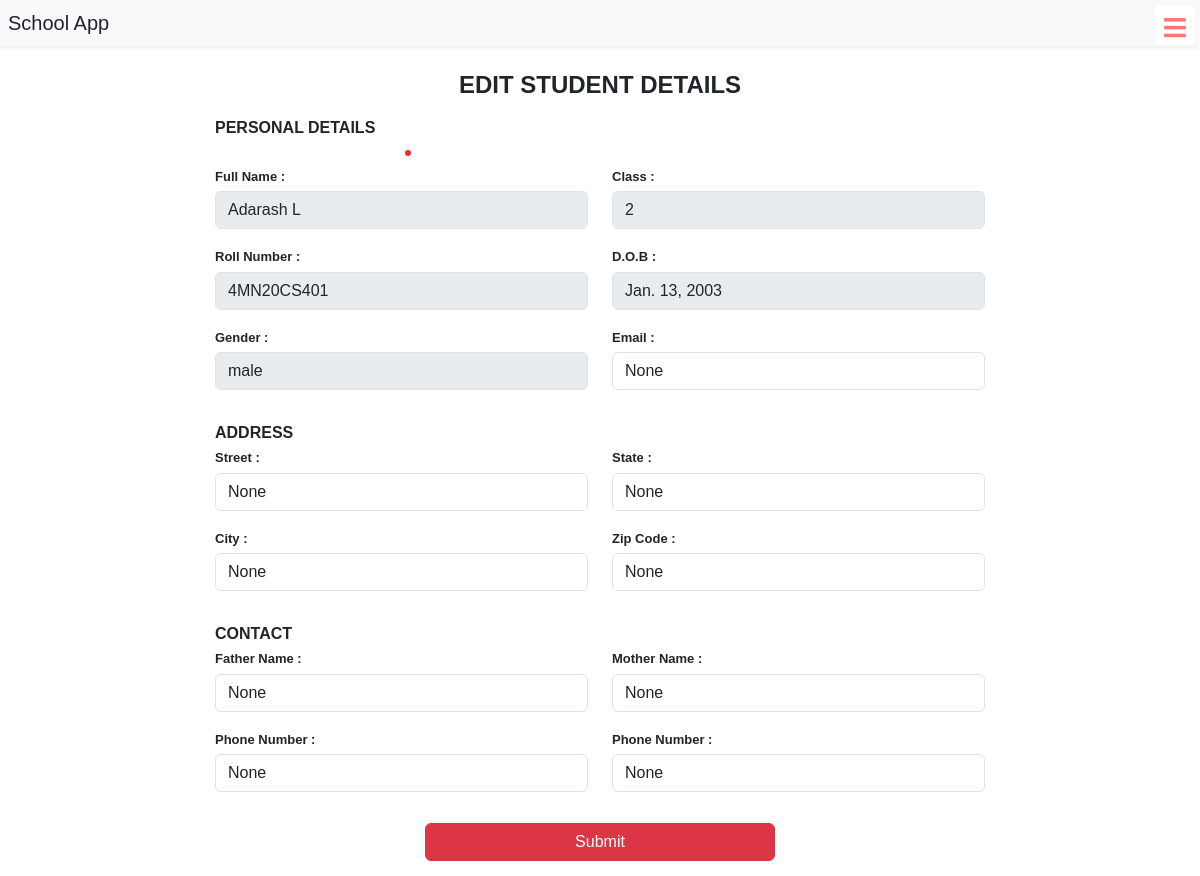
The app's page /edit/profile/16 (signed in) with its own data.
### schoolapp/models.py (models this page shows, shortened)
class StudentDetails(models.Model):
    user_id = models.IntegerField(blank = True, null=True)
    profile_image = models.ImageField(upload_to='media/profile',blank=True,null=True)
    student = models.OneToOneField(User, on_delete=models.CASCADE)
    full_name = models.CharField(max_length=100)
    roll_no = models.CharField(max_length=100)
    stu_class = models.IntegerField()
    date_of_birth = models.DateField( blank=True, null=True)
    gender = models.CharField(max_length=10,blank=True, null=True)
    street = models.CharField(max_length=100, blank=True, null=True )
    city = models.CharField(max_length=50, blank=True, null=True )
    state = models.CharField(max_length=50, blank=True, null=True )
    zip_code = models.CharField(max_length=10, blank=True, null=True )
    phone_number = models.CharField(max_length=15, blank=True, null=True )
    email = models.EmailField(blank=True, null=True )
    father_name = models.CharField(max_length=50, blank=True, null=True )
    father_contact = models.CharField(max_length=15, blank=True, null=True )
    mother_name = models.CharField(max_length=50, blank=True, null=True )
    mother_contact = models.CharField(max_length=15, blank=True, null=True )# Contact Information
    phone_number = models.CharField(max_length=15, blank=True, null=True)
    email = models.EmailField(blank=True, null=True)
    father_name = models.CharField(max_length=50, blank=True, null=True)
    father_contact = models.CharField(max_length=15, blank=True, null=True)
    mother_name = models.CharField(max_length=50, blank=True, null=True)
    mother_contact = models.CharField(max_length=15, blank=True, null=True)

### schoolapp/views.py (the view, shortened to what this page needs)
# urls.py: path("edit/profile/<int:id>",views.edit_student_profile,name="edit-student-profile"),
@login_required(login_url="signin")
def edit_student_profile(request,id):
    user = None
    try:
        user = StudentDetails.objects.get(id=id)
    except:
        return HttpResponse("Error Occured")
    context = {
        'user':user
    }
    return render(request, 'edit-student-details.html',context=context)

### templates/edit-student-details.html (shortened to what this page needs)
{% extends "base.html" %}
{% load static %}
{% block body %}
<div class="container-fluid-sm container-md p-0" style="margin-top: 2rem;">
    <div class="form-section d-flex flex-column justify-content-center align-items-center">
        <form class="" method="post" action="" enctype="multipart/form-data">
            <h4 class="text-uppercase fw-bold text-center mb-3">Edit Student Details</h4>
            <p class="fw-bold mt-3 mb-0">PERSONAL DETAILS</p>
            <div class="col-md-6 text-center">
                {%if user.profile_image %}
                <img src="{{user.profile_image.url}}" class="p-0 m-0" alt="" width="100px" id="output-img1"><br>
                {% else %}
                <img src="https://img.freepik.com/premium-vector/man-avatar-profile-picture-vector-illustration_268834-538.jpg?w=740"
                    class="p-0 m-0" alt="" width="100px" id="output-img2">
                {% endif %}
            </div>
            <div class="row">
                <div class="col-md-6">
                    <label for="fullname" class="form-label">Full Name : </label>
                    <input type="text" name="full-name" id="fullname" class="form-control" value="{{user.full_name}}"
                        disabled>
                    <label for="rollnum" class="form-label">Roll Number : </label>
                    <input type="text" name="rollnum" id="rollnum" class="form-control" value="{{user.roll_no}}"
                        disabled>
                    <label for="gender" class="form-label">Gender : </label>
                    <input type="text" name="gender" id="gender" class="form-control" value="{{user.gender}}" disabled>
                </div>
                <div class="col-md-6">
                    <label for="class" class="form-label">Class : </label>
                    <input type="text" name="class" id="class" class="form-control" value="{{user.stu_class}}" disabled>
                    <label for="dob" class="form-label">D.O.B : </label>
                    <input type="text" name="dob" id="dob" class="form-control" value="{{user.date_of_birth}}" disabled>
                    <label for="stu_email" class="form-label">Email : </label>
                    <input type="email" name="stu_email" id="stu_email" class="form-control" value="{{user.email}}">
                </div>
                <p class="fw-bold mt-3 mb-0">ADDRESS</p>
                <div class="col-md-6">
                    <label for="street" class="form-label">Street : </label>
                    <input type="text" name="street" id="street" class="form-control" value="{{user.street}}">
                    <label for="city" class="form-label">City : </label>
                    <input type="text" name="city" id="city" class="form-control" value="{{user.city}}">
                </div>
                <div class="col-md-6">
                    <label for="state" class="form-label">State : </label>
                    <input type="text" name="state" id="state" class="form-control" value="{{user.state}}">
                    <label for="zip-code" class="form-label">Zip Code : </label>
                    <input type="text" name="zip-code" id="zip-code" class="form-control" value="{{user.zip_code}}">
                </div>
                <p class="fw-bold mt-3 mb-0">CONTACT</p>
                <div class="col-md-6">
                    <label for="father_name" class="form-label">Father Name : </label>
                    <input type="text" name="father_name" id="father_name" class="form-control"
                        value="{{user.father_name}}">
                    <label for="father_number" class="form-label">Phone Number : </label>
                    <input type="text" name="father_number" id="father_number" class="form-control"
                        value="{{user.father_contact}}">
                </div>
                <div class="col-md-6">
                    <label for="mother_name" class="form-label">Mother Name : </label>
                    <input type="text" name="mother_name" id="mother_name" class="form-control"
                        value="{{user.mother_name}}">
                    <label for="mother_number" class="form-label">Phone Number : </label>
                    <input type="text" name="mother_number" id="mother_number" class="form-control"
                        value="{{user.mother_contact}}">
                </div>
                <button type="submit" class="btn btn-danger text-center w-100 mt-3 mx-auto"
                    style="max-width: 350px;">Submit</button>
        </form>
    </div>
</div>
{% endblock body %}

### templates/edit-student-details.html (style rules this page uses)
body { box-sizing: border-box; min-height: 100vh; background-color: #fff; font-family: Arial, Helvetica, sans-serif; background-image: url("https://t4.ftcdn.net/jpg/05/69/28/27/360_F_569282797_NjFV9M9fsZ9kz7fJ6cToGq7EWhIr8DaE.jpg"); background-size: cover; background-position: center; }
form { background-color: #fff; padding: 15px; border-radius: 10px; width: 100%; max-width: 800px; }
input { margin-bottom: 15px; }
.form-label { margin-bottom: 5px; font-weight: 600; font-size: small; }
.form-section { min-height: 100vh; }
img { border-radius: 50%; border: 3px solid rgba(255, 0, 0, 0.853); padding: 0; }

### templates/base.html (style rules this page uses)
body { font-family: Arial, Helvetica, sans-serif; }
* { margin: 0; padding: 0; text-decoration: none; }
:root { --accent-color: #fff; --gradient-color: #FBFBFB; }
body { margin: 0 !important; padding: 0 !important; }

### records on screen
StudentDetails: full-name "Adarash L", rollnum "4MN20CS401", gender "male", class "2", dob "Jan. 13, 2003", stu_email "None", street "None", city "None", state "None", zip-code "None", father_name "None", father_number "None", mother_name "None", mother_number "None"
